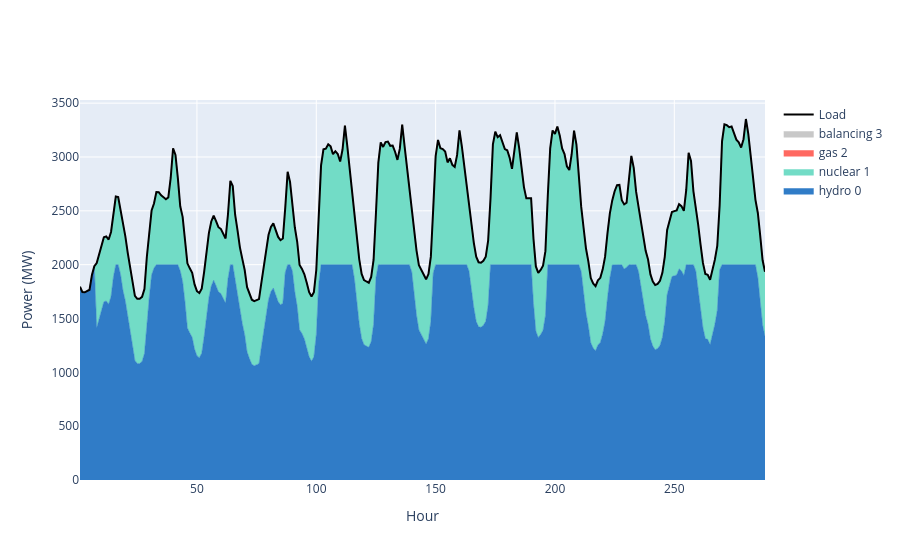

The cell this chart's notebook holds for it:
### Code cell
st = Setup()
a = [st.units(1, "hydro", 100*2, 1000*2, 30, 0, 2*1000, 0, True, 0) for _ in range(1)]
b = [st.units(1, "nuclear", 600, 1500, 40, 0, 600, 72, False, 0) for _ in range(1)] 
c = [st.units(1, "gas", 300, 1000, 60, 0, 300, 0, True, 0) for _ in range(1)] 
d = [st.units(1, "balancing", 0, 1000, 100, 0, 1000, 0, True, 0) for _ in range(1)] 
a += b + c + d

st.setup_generator_bids(a)
mo = Market(st.original_bids, st.load_schedule.iloc[0:24*6*2])
mo.set_preferred_units([1]) # setting nuclear as the preffered unit
mo.start()
chart_by_type(mo.logs)

### Figure 1 — Plotly figure (JSON) as saved in the notebook; plotly's stock layout.template omitted (floating-point values rounded to 4 significant figures; data arrays with more than 128 entries replaced by an {"elided": "..."} marker saying what was removed)
{"data": [{"fillcolor": "#307CC7", "line": {"color": "#307CC7", "width": 0.5}, "mode": "lines", "name": "hydro 0", "stackgroup": "one", "type": "scatter", "x": {"elided": "288 int values"}, "y": {"elided": "288 float values"}}, {"fillcolor": "#72DCC6", "line": {"color": "#72DCC6", "width": 0.5}, "mode": "lines", "name": "nuclear 1", "stackgroup": "one", "type": "scatter", "x": {"elided": "288 int values"}, "y": {"elided": "288 float values"}}, {"fillcolor": "#FF6961", "line": {"color": "#FF6961", "width": 0.5}, "mode": "lines", "name": "gas 2", "stackgroup": "one", "type": "scatter", "x": {"elided": "288 int values"}, "y": {"elided": "288 float values"}}, {"fillcolor": "#C8C8C8", "line": {"color": "#C8C8C8", "width": 0.5}, "mode": "lines", "name": "balancing 3", "stackgroup": "one", "type": "scatter", "x": {"elided": "288 int values"}, "y": {"elided": "288 float values"}}, {"line": {"color": "black", "width": 2}, "mode": "lines", "name": "Load", "type": "scatter", "x": {"elided": "288 int values"}, "y": {"elided": "288 float values"}}], "layout": {"xaxis": {"title": {"text": "Hour"}}, "yaxis": {"title": {"text": "Power (MW)"}}}}
